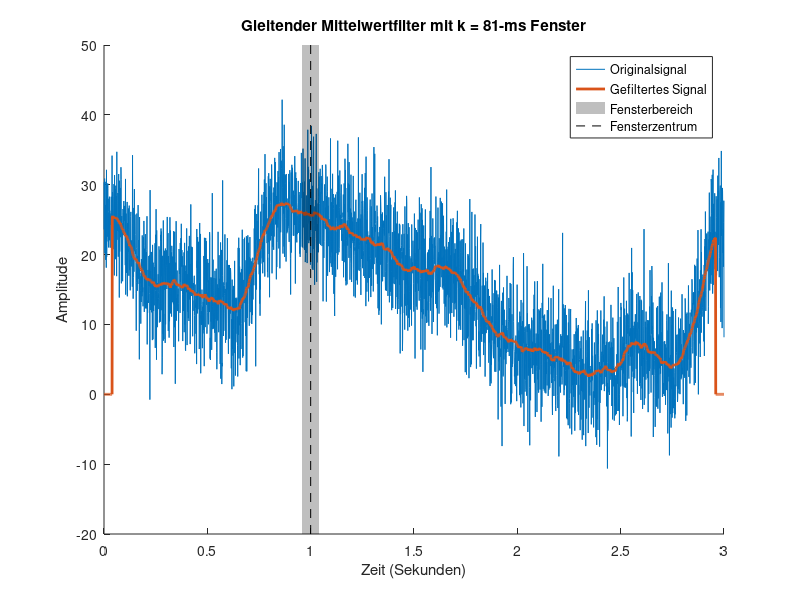

MATLAB code to generate this figure:
% Parameterdefinition
srate = 1000; % Abtastrate in Hz
duration = 3; % Signal-Dauer in Sekunden
time = 0:1/srate:duration;
n = length(time);
poles = 15; % Polstellen für zufällige Interpolation

% Rauschlevel (Standardabweichung)
noise_amp = 5; 

% Erzeuge das Signal mit zufälliger Amplitudenmodulation
amplitude_modulation = interp1(rand(poles,1)*30, linspace(1,poles,n));
noise = noise_amp * randn(size(time));
signal = amplitude_modulation + noise;

% Initialisierung des gefilterten Signals
filtered_signal = zeros(size(signal));

% Implementierung des gleitenden Mittelwertfilters
window_half_size = 40; % Tatsächliche Fenstergröße ist 2*k+1
for i = window_half_size+1 : n-window_half_size-1
    filtered_signal(i) = mean(signal(i-window_half_size : i+window_half_size));
end

% Berechnung der Fenstergröße in Millisekunden
window_size_ms = 1000 * (2*window_half_size+1) / srate;

% Plotten der Signale
figure(1), clf, hold on
plot(time, signal, time, filtered_signal, 'linew', 2)

% Markierung der Fenstergröße im Plot
target_index = dsearchn(time',1);
y_limits = get(gca, 'ylim');
patch(time([target_index-window_half_size target_index-window_half_size target_index+window_half_size target_index+window_half_size]), ...
      y_limits([1 2 2 1]), 'k', 'facealpha', 0.25, 'linestyle', 'none')
plot(time([target_index target_index]), y_limits, 'k--')

% Achsenbeschriftung und Titel
xlabel('Zeit (Sekunden)')
ylabel('Amplitude')
title(['Gleitender Mittelwertfilter mit k = ' num2str(round(window_size_ms)) '-ms Fenster'])
legend({'Originalsignal', 'Gefiltertes Signal', 'Fensterbereich', 'Fensterzentrum'})

zoom on